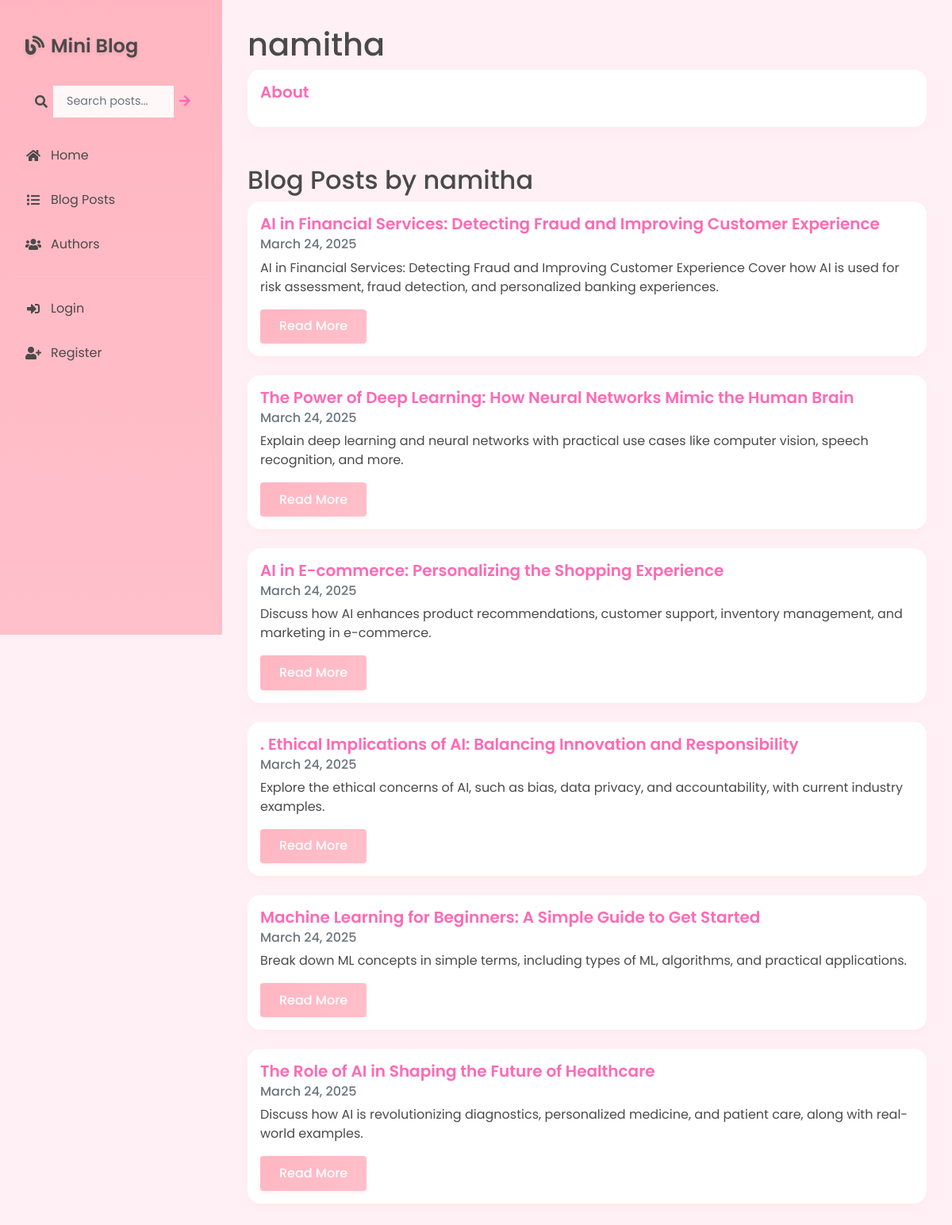
/blog/blogger/1/, run on the app's committed database.
### app/models.py (models this page shows, shortened)
class Author(models.Model):
    user = models.OneToOneField(User, on_delete=models.CASCADE)
    bio = models.TextField(max_length=500, help_text="Enter your biography", blank=True)
    profile_picture = models.ImageField(upload_to='profile_pics/', default='profile_pics/default.png')

class Blog(models.Model):
    title = models.CharField(max_length=200)
    author = models.ForeignKey(Author, on_delete=models.CASCADE)
    content = models.TextField(help_text="Write your blog content here")
    post_date = models.DateTimeField(default=timezone.now)
    image = models.ImageField(upload_to='blog_images/', null=True, blank=True)
    audio = models.FileField(upload_to='blog_audio/', null=True, blank=True, help_text='Upload an audio file (MP3, WAV)')
    average_rating = models.DecimalField(max_digits=3, decimal_places=2, default=0.00)
    total_ratings = models.IntegerField(default=0)
    likes_count = models.IntegerField(default=0)
    dislikes_count = models.IntegerField(default=0)
    class Meta:
        ordering = ['-post_date']

### app/views.py (the view)
# urls.py: path('blog/blogger/<int:pk>/', views.AuthorDetailView.as_view(), name='author-detail'),
class AuthorDetailView(generic.DetailView):
    model = Author
    template_name = 'app/author_detail.html'
    def get_context_data(self, **kwargs):
        context = super().get_context_data(**kwargs)
        context['blogs'] = Blog.objects.filter(author=self.object).order_by('-post_date')
        return context

### app/templates/app/author_detail.html (shortened to what this page needs)
{% extends "app/base.html" %}
{% block content %}
<div class="author-profile mb-5">
    <h1>{{ author.user.username }}</h1>
    <div class="card">
        <div class="card-body">
            <h5 class="card-title">About</h5>
        </div>
    </div>
</div>
<div class="author-blogs">
    <h2>Blog Posts by {{ author.user.username }}</h2>
    <div class="row">
        {% for blog in blogs %}
        <div class="col-md-12 mb-4">
            <div class="card">
                <div class="card-body">
                    <h5 class="card-title">
                        <a href="{% url 'app:blog-detail' blog.pk %}" class="text-decoration-none">{{ blog.title }}</a>
                    </h5>
                    <h6 class="card-subtitle mb-2 text-muted">{{ blog.post_date|date:"F d, Y" }}</h6>
                    <p class="card-text">{{ blog.content|truncatewords:50 }}</p>
                    <a href="{% url 'app:blog-detail' blog.pk %}" class="btn btn-primary">Read More</a>
                </div>
            </div>
        </div>
        {% empty %}
        <div class="col-12">
            <p>No blog posts available from this author.</p>
        </div>
        {% endfor %}
    </div>
</div>
{% endblock %}

### app/templates/app/base.html (shortened to what this page needs)
<!DOCTYPE html>
<html lang="en">
<head>
    <link href="https://cdn.jsdelivr.net/npm/bootstrap@5.1.3/dist/css/bootstrap.min.css" rel="stylesheet">
    <link href="https://cdnjs.cloudflare.com/ajax/libs/font-awesome/5.15.4/css/all.min.css" rel="stylesheet">
</head>
<body>
    <nav class="sidebar">
        <a href="{% url 'app:blog-home' %}" class="sidebar-brand">
            <i class="fas fa-blog me-2"></i>Mini Blog
        </a>
        <div class="sidebar-search">
            <form action="{% url 'app:blog-list' %}" method="get" class="d-flex">
                <div class="input-group">
                    <span class="input-group-text">
                        <i class="fas fa-search"></i>
                    </span>
                    <input type="text"
                           name="q"
                           class="form-control"
                           placeholder="Search posts..."
                           value="{{ request.GET.q }}">
                    <button type="submit" class="btn">
                        <i class="fas fa-arrow-right"></i>
                    </button>
                </div>
            </form>
        </div>
        <ul class="sidebar-nav">
            <li class="sidebar-nav-item">
                <a href="{% url 'app:blog-home' %}" class="sidebar-nav-link {% if request.resolver_match.url_name == 'blog-home' %}active{% endif %}">
                    <i class="fas fa-home"></i>Home
                </a>
            </li>
            <li class="sidebar-nav-item">
                <a href="{% url 'app:blog-list' %}" class="sidebar-nav-link {% if request.resolver_match.url_name == 'blog-list' %}active{% endif %}">
                    <i class="fas fa-list"></i>Blog Posts
                </a>
            </li>
            <li class="sidebar-nav-item">
                <a href="{% url 'app:author-list' %}" class="sidebar-nav-link {% if request.resolver_match.url_name == 'author-list' %}active{% endif %}">
                    <i class="fas fa-users"></i>Authors
                </a>
            </li>
            {% if user.is_authenticated %}
                <div class="sidebar-divider"></div>
                <li class="sidebar-nav-item">
                    <a href="{% url 'app:author-dashboard' %}" class="sidebar-nav-link {% if request.resolver_match.url_name == 'author-dashboard' %}active{% endif %}">
                        <i class="fas fa-tachometer-alt"></i>Dashboard
                    </a>
                </li>
                <li class="sidebar-nav-item">
                    <a href="{% url 'app:blog-create' %}" class="sidebar-nav-link {% if request.resolver_match.url_name == 'blog-create' %}active{% endif %}">
                        <i class="fas fa-plus-circle"></i>New Post
                    </a>
                </li>
                <li class="sidebar-nav-item">
                    <a href="{% url 'app:profile-update' %}" class="sidebar-nav-link {% if request.resolver_match.url_name == 'profile-update' %}active{% endif %}">
                        <i class="fas fa-user-edit"></i>Profile
                    </a>
                </li>
                <li class="sidebar-nav-item">
                    <a href="{% url 'app:password-change' %}" class="sidebar-nav-link {% if request.resolver_match.url_name == 'password-change' %}active{% endif %}">
                        <i class="fas fa-key"></i>Change Password
                    </a>
                </li>
                <li class="sidebar-nav-item">
                    <form method="post" action="{% url 'logout' %}" class="d-inline">
                        {% csrf_token %}
                        <button type="submit" class="sidebar-nav-link">
                            <i class="fas fa-sign-out-alt"></i>Logout
                        </button>
                    </form>
                </li>
            {% else %}
                <div class="sidebar-divider"></div>
                <li class="sidebar-nav-item">
                    <a href="{% url 'login' %}" class="sidebar-nav-link {% if request.resolver_match.url_name == 'login' %}active{% endif %}">
                        <i class="fas fa-sign-in-alt"></i>Login
                    </a>
                </li>
                <li class="sidebar-nav-item">
                    <a href="{% url 'app:register' %}" class="sidebar-nav-link {% if request.resolver_match.url_name == 'register' %}active{% endif %}">
                        <i class="fas fa-user-plus"></i>Register
                    </a>
                </li>
            {% endif %}
        </ul>
    </nav>
    <main class="main-content">
        {% block content %}
        {% endblock %}
    </main>
</body>
</html>

### app/templates/app/base.html (style rules this page uses)
:root { --primary-color: #FFB6C1; --primary-light: #FFC0CB; --secondary-color: #FFE4E1; --accent-color: #FF69B4; --background-light: #FFF0F5; --background-soft: #FFF5F8; --text-primary: #4A4A4A; --text-secondary: #666666; --success-light: #98FB98; --success-dark: #3CB371; --info-light: #B0E0E6; --info-dark: #4682B4; --warning-light: #FFE4B5; --warning-dark: #FFA500; --danger-light: #FFB6C1; --danger-dark: #FF4500; }
body { font-family: 'Poppins', sans-serif; background: var(--background-light); color: var(--text-primary); display: flex; min-height: 100vh; }
.sidebar { width: 280px; background: linear-gradient(180deg, #FFB6C1, #FFC0CB); color: var(--text-primary); padding: 2rem 1rem; position: fixed; height: 100vh; overflow-y: auto; transition: all 0.3s ease; z-index: 1000; }
.sidebar-brand { font-weight: 600; font-size: 1.5rem; color: var(--text-primary); text-decoration: none; padding: 0.5rem 1rem; display: block; margin-bottom: 1.5rem; text-shadow: 0 2px 4px rgba(0, 0, 0, 0.1); }
.sidebar-search { padding: 0 1rem; margin-bottom: 1.5rem; }
.sidebar-search .form-control { background: rgba(255, 255, 255, 0.9); border: 1px solid rgba(255, 255, 255, 0.2); border-radius: 20px; padding: 0.5rem 1rem; font-size: 0.9rem; color: var(--text-primary); transition: all 0.3s ease; }
.sidebar-search .input-group-text { background: transparent; border: none; color: var(--text-primary); padding-right: 0.5rem; }
.sidebar-search .btn { background: transparent; border: none; color: var(--accent-color); padding: 0.5rem; transition: all 0.3s ease; }
.sidebar-nav { list-style: none; padding: 0; margin: 0; }
.sidebar-nav-item { margin-bottom: 0.5rem; }
.sidebar-nav-link { color: var(--text-primary); text-decoration: none; padding: 0.75rem 1rem; display: flex; align-items: center; border-radius: 8px; transition: all 0.3s ease; }
.sidebar-nav-link i { margin-right: 0.75rem; width: 20px; text-align: center; }
.sidebar-divider { height: 1px; background: rgba(255, 255, 255, 0.1); margin: 1rem 0; }
.main-content { flex: 1; margin-left: 280px; padding: 2rem; transition: all 0.3s ease; }
.card { border: none; border-radius: 16px; box-shadow: 0 4px 6px rgba(255, 182, 193, 0.1); transition: transform 0.3s ease, box-shadow 0.3s ease; background: white; }
.card-title { color: var(--accent-color); font-weight: 600; }
.btn-primary { background: linear-gradient(135deg, var(--primary-color), var(--primary-light)); border: none; padding: 0.6rem 1.5rem; font-weight: 500; transition: all 0.3s ease; box-shadow: 0 2px 4px rgba(255, 182, 193, 0.2); }
.form-control { border-radius: 10px; border: 2px solid #e2e8f0; padding: 0.75rem 1rem; transition: all 0.3s ease; font-size: 0.95rem; }
a { color: var(--accent-color); transition: all 0.3s ease; }

### data on the page
Author: user.username "namitha"
Blog: title "AI in Financial Services: Detecting Fraud and Improving Customer Experience", post_date "March 24, 2025", content "AI in Financial Services: Detecting Fraud and Improving Customer Experience Cover how AI is used for risk assessment, fraud detection, and personalized banking experiences."
Blog: title "The Power of Deep Learning: How Neural Networks Mimic the Human Brain", post_date "March 24, 2025", content "Explain deep learning and neural networks with practical use cases like computer vision, speech recognition, and more."
Blog: title "AI in E-commerce: Personalizing the Shopping Experience", post_date "March 24, 2025", content "Discuss how AI enhances product recommendations, customer support, inventory management, and marketing in e-commerce."
Blog: title ". Ethical Implications of AI: Balancing Innovation and Responsibility", post_date "March 24, 2025", content "Explore the ethical concerns of AI, such as bias, data privacy, and accountability, with current industry examples."
Blog: title "Machine Learning for Beginners: A Simple Guide to Get Started", post_date "March 24, 2025", content "Break down ML concepts in simple terms, including types of ML, algorithms, and practical applications."
Blog: title "The Role of AI in Shaping the Future of Healthcare", post_date "March 24, 2025", content "Discuss how AI is revolutionizing diagnostics, personalized medicine, and patient care, along with real-world examples."
